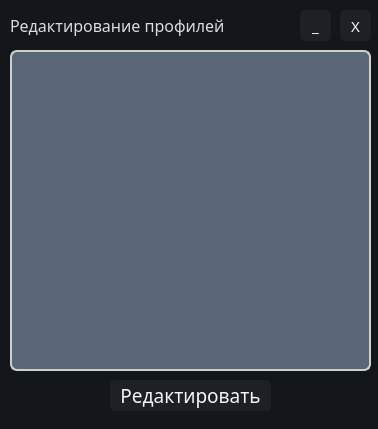
<?xml version="1.0" encoding="UTF-8"?>
<ui version="4.0">
 <class>ProfileListWindow</class>
 <widget class="QMainWindow" name="ProfileListWindow">
  <property name="geometry">
   <rect>
    <x>0</x>
    <y>0</y>
    <width>378</width>
    <height>429</height>
   </rect>
  </property>
  <property name="windowTitle">
   <string>Список профилей</string>
  </property>
  <property name="windowIcon">
   <iconset>
    <normaloff>:/resources/logo.ico</normaloff>:/resources/logo.ico</iconset>
  </property>
  <property name="styleSheet">
   <string notr="true">QWidget {
   background-color: #13171c;
   color: #f5f5f5;
   font-family:  Rubik;
}

QLineEdit {
	border: 2px solid #cfcfcf;
	border-radius: 4px;
}

QPushButton {
    background-color: #1d2024;
	border: none;
 	border-collapse: separate;
	border-radius: 5px;
}

QPushButton::hover {
    background-color: #222a33;
}

QPushButton::pressed {
    background-color: #1d2329;
}

QListWidget {
	border: 2px solid #cfcfcf;
	border-radius: 7px;
}</string>
  </property>
  <widget class="QWidget" name="centralwidget">
   <widget class="QListWidget" name="listWidget">
    <property name="geometry">
     <rect>
      <x>10</x>
      <y>50</y>
      <width>361</width>
      <height>321</height>
     </rect>
    </property>
    <property name="styleSheet">
     <string notr="true">QWidget {
   background-color: #586675;
}

QPushButton::hover {
   background-color: #505d6b;
}

QPushButton::pressed {
   background-color: #44515e;
}</string>
    </property>
   </widget>
   <widget class="QPushButton" name="editProfileButton">
    <property name="geometry">
     <rect>
      <x>110</x>
      <y>380</y>
      <width>161</width>
      <height>31</height>
     </rect>
    </property>
    <property name="font">
     <font>
      <family>Rubik</family>
      <pointsize>14</pointsize>
     </font>
    </property>
    <property name="styleSheet">
     <string notr="true"/>
    </property>
    <property name="text">
     <string>Редактировать</string>
    </property>
   </widget>
   <widget class="QLabel" name="title">
    <property name="geometry">
     <rect>
      <x>10</x>
      <y>10</y>
      <width>231</width>
      <height>31</height>
     </rect>
    </property>
    <property name="font">
     <font>
      <family>Rubik</family>
      <pointsize>12</pointsize>
      <weight>50</weight>
      <bold>false</bold>
     </font>
    </property>
    <property name="layoutDirection">
     <enum>Qt::LeftToRight</enum>
    </property>
    <property name="styleSheet">
     <string notr="true">QLabel {
	color: rgb(220, 220, 220)
}</string>
    </property>
    <property name="text">
     <string>&lt;html&gt;&lt;head/&gt;&lt;body&gt;&lt;p&gt;Редактирование профилей&lt;/p&gt;&lt;/body&gt;&lt;/html&gt;</string>
    </property>
   </widget>
   <widget class="QPushButton" name="minimizeButton">
    <property name="geometry">
     <rect>
      <x>300</x>
      <y>10</y>
      <width>31</width>
      <height>31</height>
     </rect>
    </property>
    <property name="font">
     <font>
      <family>Rubik</family>
      <pointsize>11</pointsize>
     </font>
    </property>
    <property name="styleSheet">
     <string notr="true"/>
    </property>
    <property name="text">
     <string>_</string>
    </property>
   </widget>
   <widget class="QPushButton" name="closeButton">
    <property name="geometry">
     <rect>
      <x>340</x>
      <y>10</y>
      <width>31</width>
      <height>31</height>
     </rect>
    </property>
    <property name="font">
     <font>
      <family>Rubik</family>
      <pointsize>11</pointsize>
     </font>
    </property>
    <property name="styleSheet">
     <string notr="true"/>
    </property>
    <property name="text">
     <string>X</string>
    </property>
   </widget>
  </widget>
  <action name="action">
   <property name="text">
    <string>Сбросить базу данных</string>
   </property>
  </action>
  <action name="action_2">
   <property name="text">
    <string>Выйти</string>
   </property>
  </action>
 </widget>
 <resources/>
 <connections/>
</ui>
